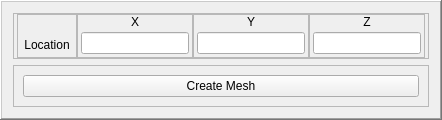
          <widget class="QFrame" name="frame_Generate">
           <property name="frameShape">
            <enum>QFrame::WinPanel</enum>
           </property>
           <property name="frameShadow">
            <enum>QFrame::Raised</enum>
           </property>
           <layout class="QVBoxLayout" name="verticalLayout_10">
            <item>
             <widget class="QFrame" name="frame_66">
              <property name="frameShape">
               <enum>QFrame::StyledPanel</enum>
              </property>
              <property name="frameShadow">
               <enum>QFrame::Raised</enum>
              </property>
              <layout class="QHBoxLayout" name="horizontalLayout_37">
               <property name="spacing">
                <number>0</number>
               </property>
               <property name="leftMargin">
                <number>3</number>
               </property>
               <property name="topMargin">
                <number>0</number>
               </property>
               <property name="rightMargin">
                <number>3</number>
               </property>
               <property name="bottomMargin">
                <number>0</number>
               </property>
               <item>
                <widget class="QFrame" name="frame_71">
                 <property name="minimumSize">
                  <size>
                   <width>60</width>
                   <height>0</height>
                  </size>
                 </property>
                 <property name="frameShape">
                  <enum>QFrame::StyledPanel</enum>
                 </property>
                 <property name="frameShadow">
                  <enum>QFrame::Raised</enum>
                 </property>
                 <layout class="QVBoxLayout" name="verticalLayout_70">
                  <property name="spacing">
                   <number>3</number>
                  </property>
                  <property name="leftMargin">
                   <number>3</number>
                  </property>
                  <property name="topMargin">
                   <number>0</number>
                  </property>
                  <property name="rightMargin">
                   <number>3</number>
                  </property>
                  <property name="bottomMargin">
                   <number>3</number>
                  </property>
                  <item>
                   <widget class="QLabel" name="label_36">
                    <property name="text">
                     <string/>
                    </property>
                   </widget>
                  </item>
                  <item>
                   <widget class="QLabel" name="label_20">
                    <property name="text">
                     <string>Location</string>
                    </property>
                    <property name="alignment">
                     <set>Qt::AlignCenter</set>
                    </property>
                   </widget>
                  </item>
                 </layout>
                </widget>
               </item>
               <item>
                <widget class="QFrame" name="frame_72">
                 <property name="frameShape">
                  <enum>QFrame::StyledPanel</enum>
                 </property>
                 <property name="frameShadow">
                  <enum>QFrame::Raised</enum>
                 </property>
                 <layout class="QVBoxLayout" name="verticalLayout_71">
                  <property name="spacing">
                   <number>3</number>
                  </property>
                  <property name="leftMargin">
                   <number>3</number>
                  </property>
                  <property name="topMargin">
                   <number>0</number>
                  </property>
                  <property name="rightMargin">
                   <number>3</number>
                  </property>
                  <property name="bottomMargin">
                   <number>3</number>
                  </property>
                  <item>
                   <widget class="QLabel" name="label_29">
                    <property name="text">
                     <string>X</string>
                    </property>
                    <property name="alignment">
                     <set>Qt::AlignCenter</set>
                    </property>
                   </widget>
                  </item>
                  <item>
                   <widget class="QLineEdit" name="txt_X_Location"/>
                  </item>
                 </layout>
                </widget>
               </item>
               <item>
                <widget class="QFrame" name="frame_73">
                 <property name="frameShape">
                  <enum>QFrame::StyledPanel</enum>
                 </property>
                 <property name="frameShadow">
                  <enum>QFrame::Raised</enum>
                 </property>
                 <layout class="QVBoxLayout" name="verticalLayout_72">
                  <property name="spacing">
                   <number>3</number>
                  </property>
                  <property name="leftMargin">
                   <number>3</number>
                  </property>
                  <property name="topMargin">
                   <number>0</number>
                  </property>
                  <property name="rightMargin">
                   <number>3</number>
                  </property>
                  <property name="bottomMargin">
                   <number>3</number>
                  </property>
                  <item>
                   <widget class="QLabel" name="label_33">
                    <property name="text">
                     <string>Y</string>
                    </property>
                    <property name="alignment">
                     <set>Qt::AlignCenter</set>
                    </property>
                   </widget>
                  </item>
                  <item>
                   <widget class="QLineEdit" name="txt_Y_Location"/>
                  </item>
                 </layout>
                </widget>
               </item>
               <item>
                <widget class="QFrame" name="frame_75">
                 <property name="frameShape">
                  <enum>QFrame::StyledPanel</enum>
                 </property>
                 <property name="frameShadow">
                  <enum>QFrame::Raised</enum>
                 </property>
                 <layout class="QVBoxLayout" name="verticalLayout_97">
                  <property name="spacing">
                   <number>3</number>
                  </property>
                  <property name="leftMargin">
                   <number>3</number>
                  </property>
                  <property name="topMargin">
                   <number>0</number>
                  </property>
                  <property name="rightMargin">
                   <number>3</number>
                  </property>
                  <property name="bottomMargin">
                   <number>3</number>
                  </property>
                  <item>
                   <widget class="QLabel" name="label_34">
                    <property name="text">
                     <string>Z</string>
                    </property>
                    <property name="alignment">
                     <set>Qt::AlignCenter</set>
                    </property>
                   </widget>
                  </item>
                  <item>
                   <widget class="QLineEdit" name="txt_Z_Location"/>
                  </item>
                 </layout>
                </widget>
               </item>
              </layout>
             </widget>
            </item>
            <item>
             <widget class="QFrame" name="frame_65">
              <property name="frameShape">
               <enum>QFrame::StyledPanel</enum>
              </property>
              <property name="frameShadow">
               <enum>QFrame::Raised</enum>
              </property>
              <layout class="QVBoxLayout" name="verticalLayout_56">
               <item>
                <widget class="QPushButton" name="btn_CreateMesh">
                 <property name="text">
                  <string>Create Mesh</string>
                 </property>
                </widget>
               </item>
              </layout>
             </widget>
            </item>
           </layout>
          </widget>
